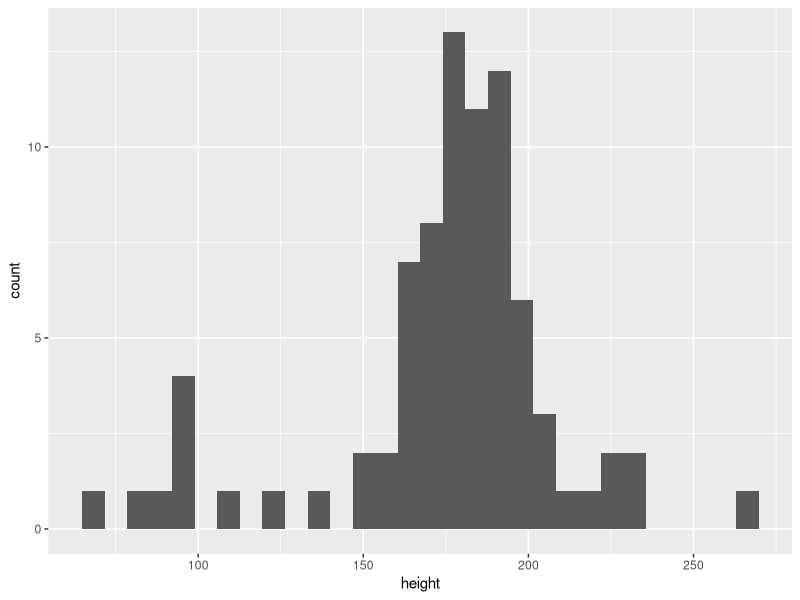
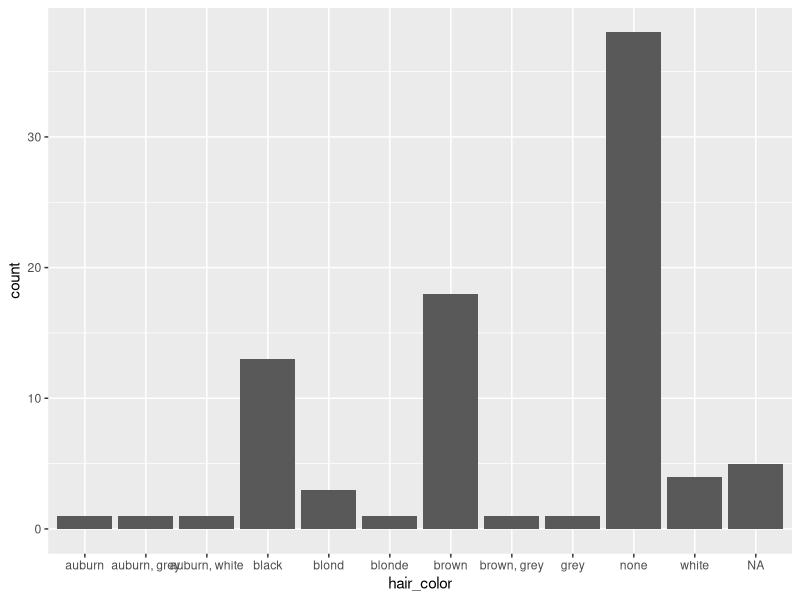
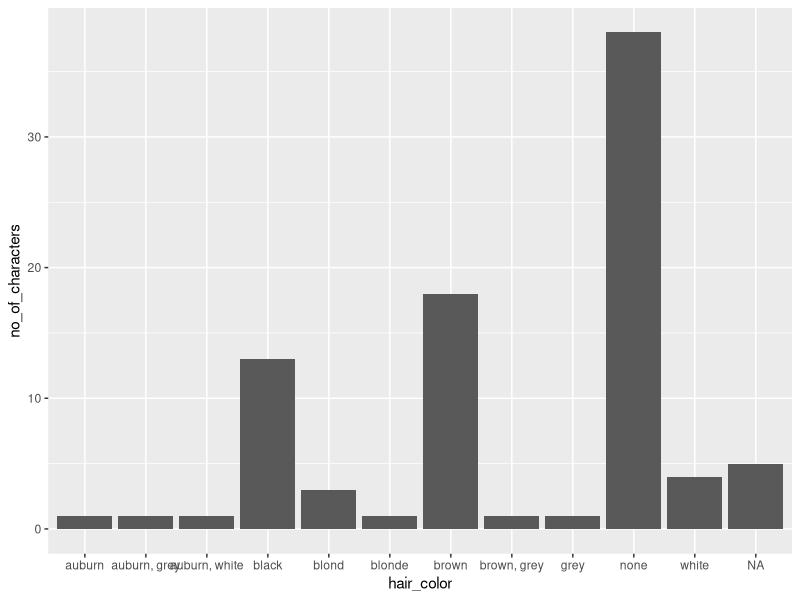
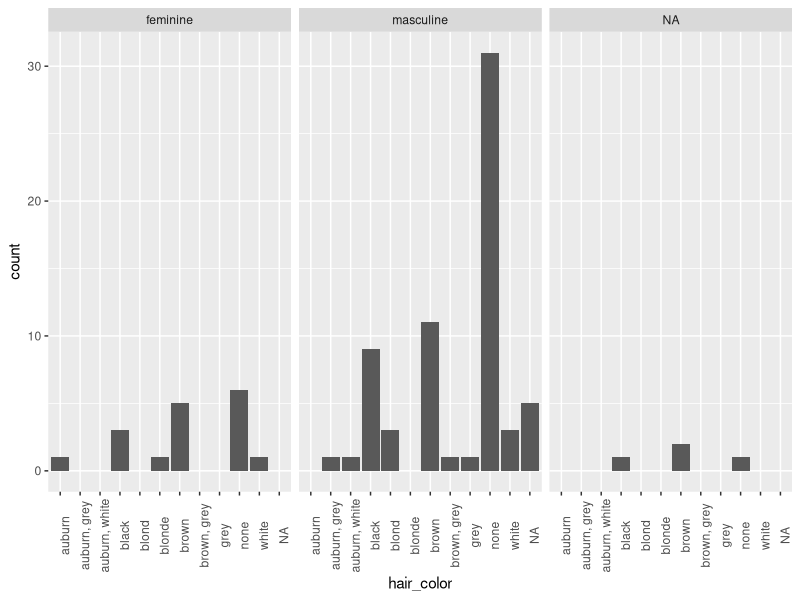
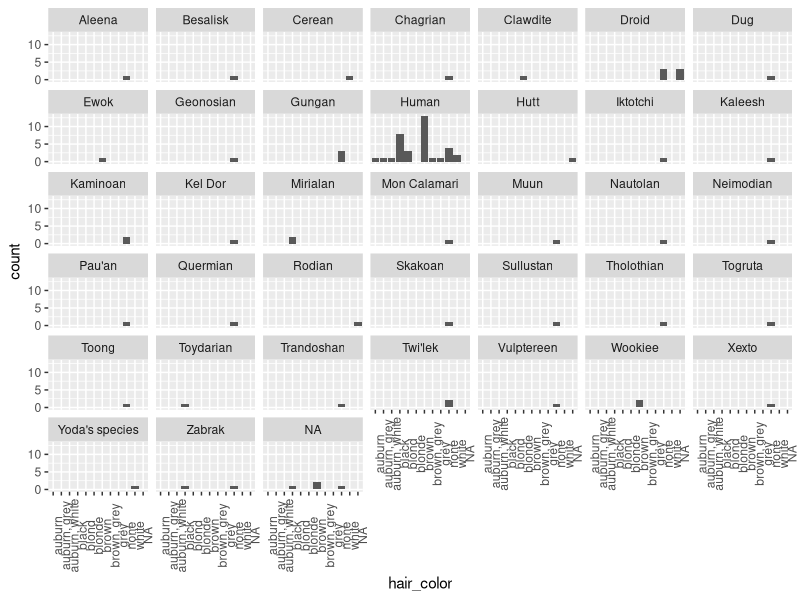

Write the R code that produced these figures, in order.
## ---- chunk 1
library(tidyverse)
## ---- chunk 2
starwars |>
  ggplot(aes(x= height )) +
  geom_histogram()
## ---- chunk 3
starwars |>
  ggplot(aes(x = hair_color))+
  geom_bar()
## ---- chunk 4
starwars |>
  count(hair_color, name = "no_of_characters") |>
  ggplot(aes(x= hair_color, y= no_of_characters)) +
  geom_col()
## ---- chunk 5
starwars |>
  ggplot(aes(x = hair_color))+
  geom_bar() +
  facet_wrap(~gender)+
  theme(axis.text.x = element_text(angle = 90)) # rotating text so its easier to read
## ---- chunk 6
starwars |>
  ggplot(aes(x = hair_color))+
  geom_bar() +
  facet_wrap(~species) +
  theme(axis.text.x = element_text(angle = 90))
